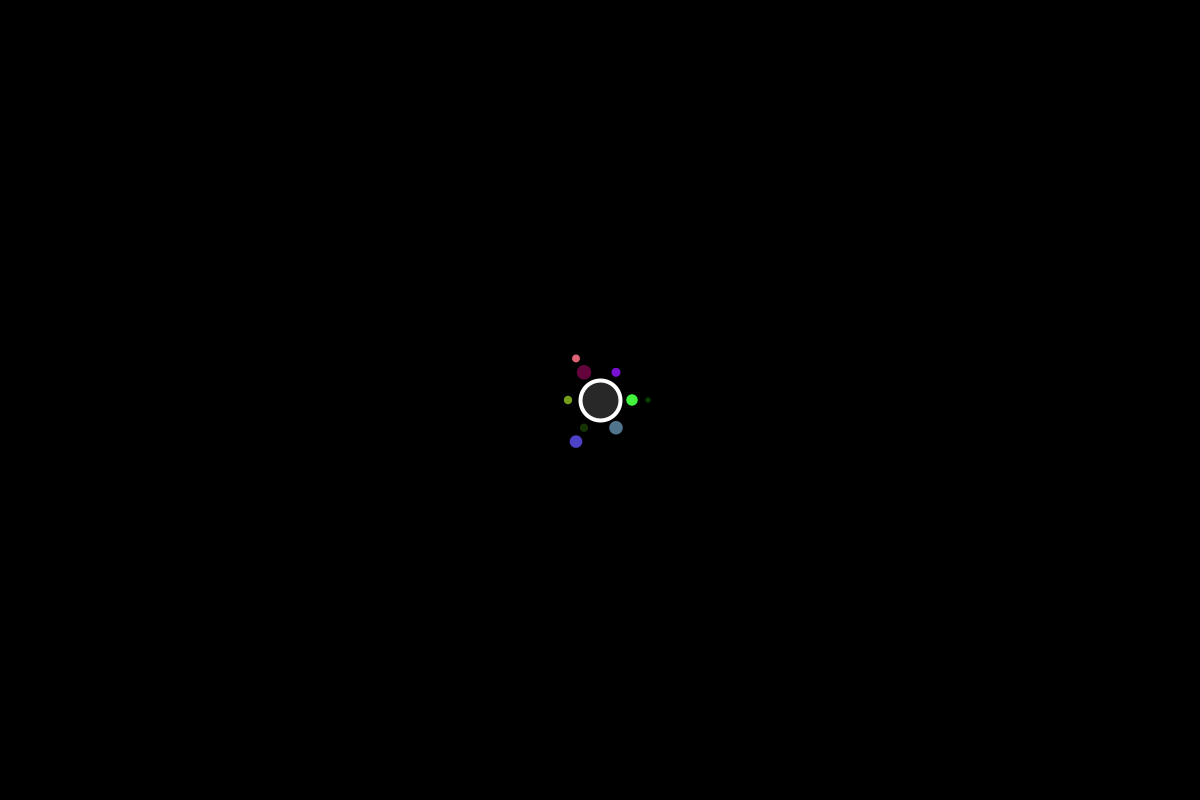
Frame 1 (no input)
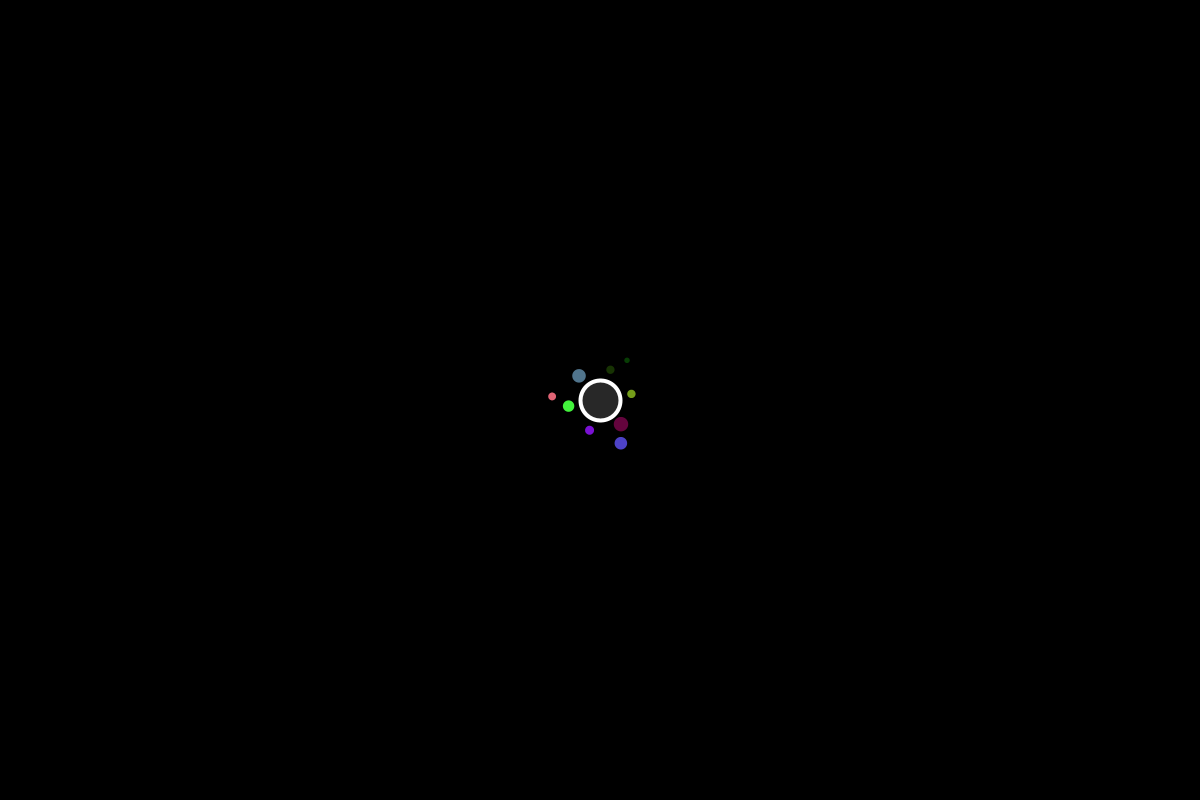
Frame 60 (the mouse pressed at the canvas centre just before this capture)
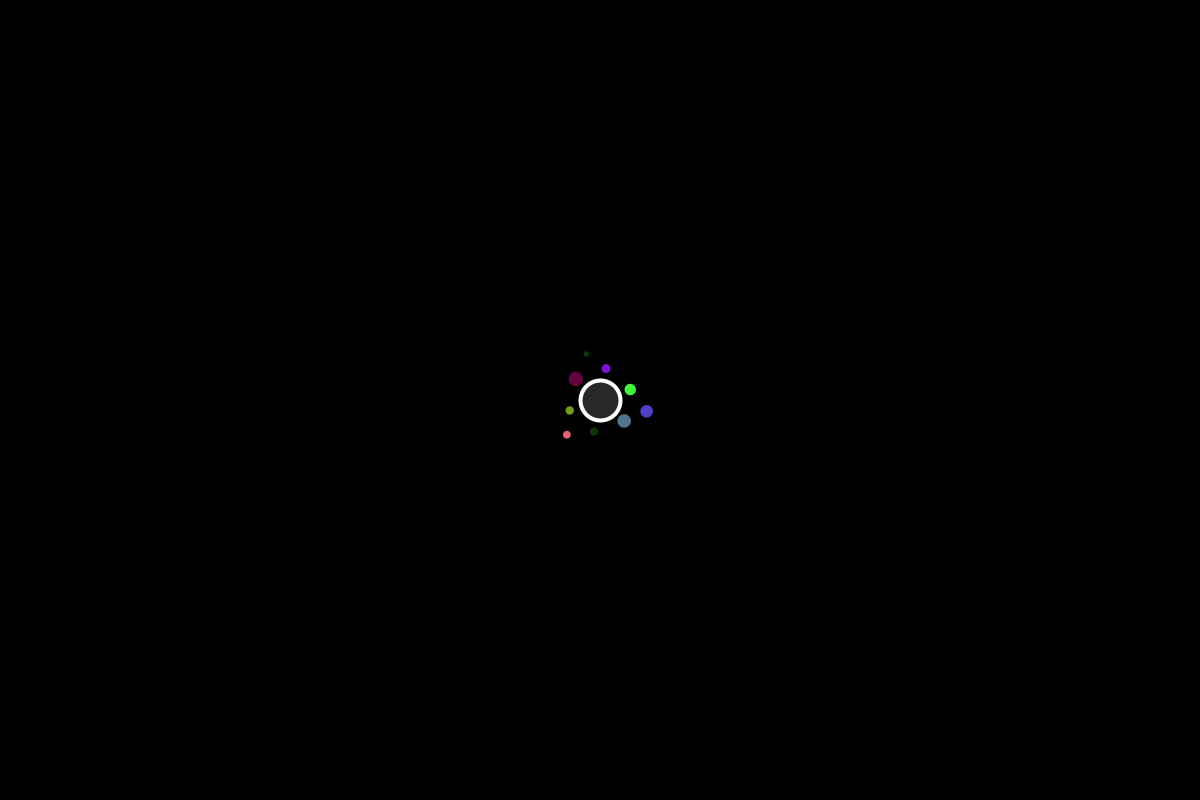
Frame 120 (the mouse held since frame 60 and released just before this capture)

The Processing sketch that drew these frames (run headless with seeded random() and noise(); from frame 60 on, the mouse is pressed at the canvas centre):

// Processing sketch: ColorGalaxy
// ── ColorGalaxy.pde
Galaxy gl;

void setup(){
  size(1200,800);
  gl = new Galaxy(new PVector(600,400),40);
}

void draw(){
  background(0);
  gl.display();
}
// ── Galaxy.pde
class Planet{
  color   col;
  PVector size;
  
  Planet(PVector psize, color pcol){
    this.col  = pcol;
    this.size = psize.copy();
  }
  
  void display(){
    noStroke();
    fill(col);
    ellipse(0,0,size.x,size.y);
  }
}

class Track{
  ArrayList<Planet>parts;
  float rotateSpeed;
  float rad;
  float dis;
  
  Galaxy sun;
  
  Track(Galaxy nsun, float pdis, float s){
    this.parts = new ArrayList<Planet>();
    this.rotateSpeed = s;
    this.rad = 0;
    this.sun = nsun;
    this.dis = pdis;
  }
  
  void display(){
    pushMatrix();
    translate(sun.pos.x,sun.pos.y);
    rotate(rad);
    for(int i=0; i<parts.size(); i++){
      Planet p;
      p = parts.get(i);
      pushMatrix();
      float rr;
      rr = i*1f/parts.size()*TWO_PI;
      translate(cos(rr)*dis,sin(rr)*dis);
      p.display();
      popMatrix();
    }
    popMatrix();
    rad += rotateSpeed;
  }
  
  void addR(){
    float rr;
    rr = random(5,15);
    int a,b,c;
    a = (int)random(0,255);
    b = (int)random(0,255);
    c = (int)random(0,255);
    parts.add(new Planet(new PVector(rr,rr),color(a,b,c)));
  }

}


class Galaxy{
  PVector pos;
  int mass;
  
  
  ArrayList<Track>tks;
  
  Galaxy(PVector ppos, int pmass){
    this.pos      = ppos.copy();
    this.mass     = pmass;
    this.tks    = new ArrayList<Track>();
    tks.add(new Track(this,mass*0.8,0.05));
    tks.get(0).addR();
    tks.get(0).addR();
    tks.get(0).addR();
    tks.get(0).addR();
    tks.get(0).addR();
    tks.get(0).addR();
    tks.add(new Track(this,mass*1.2,0.09f));
    tks.get(1).addR();
    tks.get(1).addR();
    tks.get(1).addR();
  }
  
  void display(){
    
    stroke(255);
    strokeWeight(4);
    fill(mass);
    ellipse(pos.x,pos.y,mass,mass);
    
    for(Track t: tks){
      t.display();
    }
  }
}
